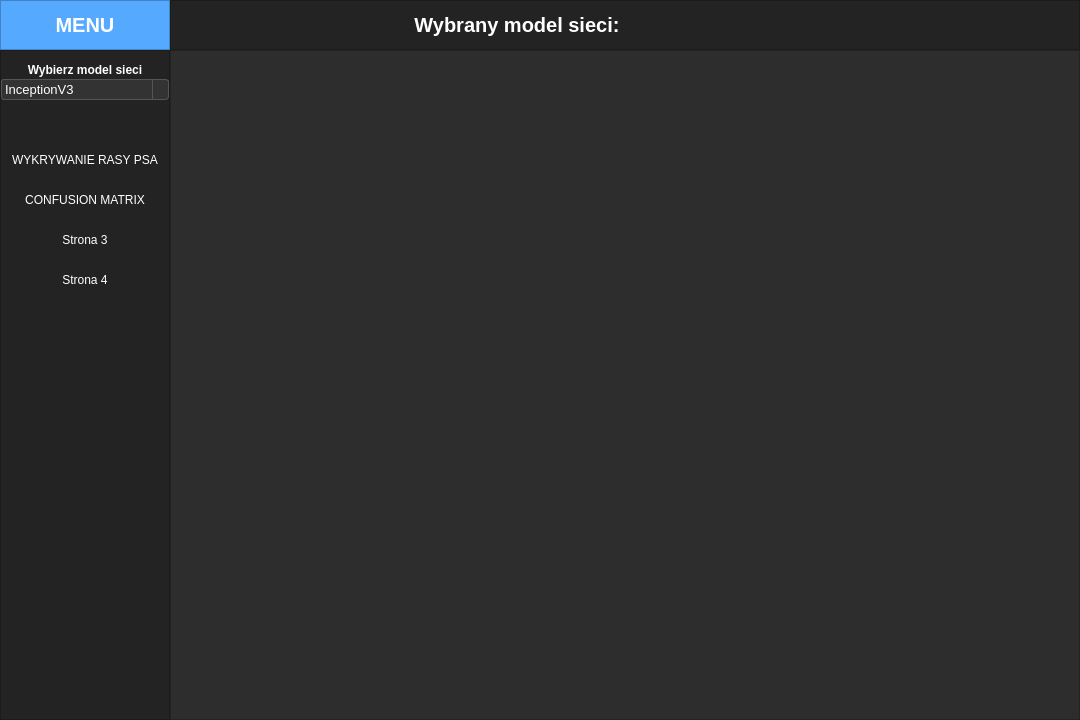
<?xml version="1.0" encoding="UTF-8"?>
<ui version="4.0">
 <class>MainWindow</class>
 <widget class="QMainWindow" name="MainWindow">
  <property name="geometry">
   <rect>
    <x>0</x>
    <y>0</y>
    <width>1080</width>
    <height>720</height>
   </rect>
  </property>
  <property name="minimumSize">
   <size>
    <width>1080</width>
    <height>720</height>
   </size>
  </property>
  <property name="windowTitle">
   <string>MainWindow</string>
  </property>
  <property name="styleSheet">
   <string notr="true">background-color: rgb(45, 45, 45);</string>
  </property>
  <widget class="QWidget" name="centralwidget">
   <layout class="QVBoxLayout" name="verticalLayout">
    <property name="spacing">
     <number>0</number>
    </property>
    <property name="leftMargin">
     <number>0</number>
    </property>
    <property name="topMargin">
     <number>0</number>
    </property>
    <property name="rightMargin">
     <number>0</number>
    </property>
    <property name="bottomMargin">
     <number>0</number>
    </property>
    <item>
     <widget class="QFrame" name="Top_Bar">
      <property name="maximumSize">
       <size>
        <width>16777215</width>
        <height>50</height>
       </size>
      </property>
      <property name="styleSheet">
       <string notr="true">background-color: rgb(35, 35, 35);</string>
      </property>
      <property name="frameShape">
       <enum>QFrame::NoFrame</enum>
      </property>
      <property name="frameShadow">
       <enum>QFrame::Raised</enum>
      </property>
      <layout class="QHBoxLayout" name="horizontalLayout">
       <property name="spacing">
        <number>0</number>
       </property>
       <property name="leftMargin">
        <number>0</number>
       </property>
       <property name="topMargin">
        <number>0</number>
       </property>
       <property name="rightMargin">
        <number>0</number>
       </property>
       <property name="bottomMargin">
        <number>0</number>
       </property>
       <item>
        <widget class="QFrame" name="frame_toggle">
         <property name="minimumSize">
          <size>
           <width>170</width>
           <height>50</height>
          </size>
         </property>
         <property name="maximumSize">
          <size>
           <width>170</width>
           <height>50</height>
          </size>
         </property>
         <property name="styleSheet">
          <string notr="true">background-color: rgb(85, 170, 255);</string>
         </property>
         <property name="frameShape">
          <enum>QFrame::StyledPanel</enum>
         </property>
         <property name="frameShadow">
          <enum>QFrame::Raised</enum>
         </property>
         <layout class="QHBoxLayout" name="horizontalLayout_4">
          <property name="spacing">
           <number>0</number>
          </property>
          <property name="leftMargin">
           <number>0</number>
          </property>
          <property name="topMargin">
           <number>0</number>
          </property>
          <property name="rightMargin">
           <number>0</number>
          </property>
          <property name="bottomMargin">
           <number>0</number>
          </property>
          <item>
           <widget class="QLabel" name="label_5">
            <property name="sizePolicy">
             <sizepolicy hsizetype="Preferred" vsizetype="Preferred">
              <horstretch>0</horstretch>
              <verstretch>0</verstretch>
             </sizepolicy>
            </property>
            <property name="font">
             <font>
              <pointsize>15</pointsize>
             </font>
            </property>
            <property name="text">
             <string>&lt;html&gt;&lt;head/&gt;&lt;body&gt;&lt;p&gt;&lt;span style=&quot; font-weight:600; color:#ffffff;&quot;&gt;MENU&lt;/span&gt;&lt;/p&gt;&lt;/body&gt;&lt;/html&gt;</string>
            </property>
            <property name="alignment">
             <set>Qt::AlignCenter</set>
            </property>
           </widget>
          </item>
         </layout>
        </widget>
       </item>
       <item>
        <widget class="QFrame" name="frame_top">
         <property name="frameShape">
          <enum>QFrame::StyledPanel</enum>
         </property>
         <property name="frameShadow">
          <enum>QFrame::Raised</enum>
         </property>
         <layout class="QHBoxLayout" name="horizontalLayout_3">
          <property name="spacing">
           <number>0</number>
          </property>
          <property name="leftMargin">
           <number>0</number>
          </property>
          <property name="topMargin">
           <number>0</number>
          </property>
          <property name="rightMargin">
           <number>0</number>
          </property>
          <property name="bottomMargin">
           <number>0</number>
          </property>
          <item>
           <widget class="QLabel" name="label_3">
            <property name="font">
             <font>
              <pointsize>15</pointsize>
             </font>
            </property>
            <property name="layoutDirection">
             <enum>Qt::LeftToRight</enum>
            </property>
            <property name="lineWidth">
             <number>0</number>
            </property>
            <property name="text">
             <string>&lt;html&gt;&lt;head/&gt;&lt;body&gt;&lt;p&gt;&lt;span style=&quot; font-weight:600; color:#ffffff;&quot;&gt;Wybrany model sieci: &lt;/span&gt;&lt;/p&gt;&lt;/body&gt;&lt;/html&gt;</string>
            </property>
            <property name="alignment">
             <set>Qt::AlignRight|Qt::AlignTrailing|Qt::AlignVCenter</set>
            </property>
           </widget>
          </item>
          <item>
           <widget class="QLabel" name="selectedModelLabel">
            <property name="font">
             <font>
              <pointsize>15</pointsize>
             </font>
            </property>
            <property name="text">
             <string/>
            </property>
           </widget>
          </item>
         </layout>
        </widget>
       </item>
      </layout>
     </widget>
    </item>
    <item>
     <widget class="QFrame" name="Content">
      <property name="frameShape">
       <enum>QFrame::NoFrame</enum>
      </property>
      <property name="frameShadow">
       <enum>QFrame::Raised</enum>
      </property>
      <layout class="QHBoxLayout" name="horizontalLayout_2">
       <property name="spacing">
        <number>0</number>
       </property>
       <property name="leftMargin">
        <number>0</number>
       </property>
       <property name="topMargin">
        <number>0</number>
       </property>
       <property name="rightMargin">
        <number>0</number>
       </property>
       <property name="bottomMargin">
        <number>0</number>
       </property>
       <item>
        <widget class="QFrame" name="frame_left_menu">
         <property name="enabled">
          <bool>true</bool>
         </property>
         <property name="minimumSize">
          <size>
           <width>170</width>
           <height>0</height>
          </size>
         </property>
         <property name="maximumSize">
          <size>
           <width>170</width>
           <height>16777215</height>
          </size>
         </property>
         <property name="styleSheet">
          <string notr="true">background-color: rgb(35, 35, 35);</string>
         </property>
         <property name="frameShape">
          <enum>QFrame::StyledPanel</enum>
         </property>
         <property name="frameShadow">
          <enum>QFrame::Raised</enum>
         </property>
         <layout class="QVBoxLayout" name="verticalLayout_3">
          <property name="leftMargin">
           <number>0</number>
          </property>
          <property name="topMargin">
           <number>0</number>
          </property>
          <property name="rightMargin">
           <number>0</number>
          </property>
          <property name="bottomMargin">
           <number>0</number>
          </property>
          <item alignment="Qt::AlignTop">
           <widget class="QFrame" name="frame_top_menus">
            <property name="minimumSize">
             <size>
              <width>0</width>
              <height>215</height>
             </size>
            </property>
            <property name="mouseTracking">
             <bool>false</bool>
            </property>
            <property name="frameShape">
             <enum>QFrame::NoFrame</enum>
            </property>
            <property name="frameShadow">
             <enum>QFrame::Raised</enum>
            </property>
            <layout class="QVBoxLayout" name="verticalLayout_4">
             <property name="spacing">
              <number>0</number>
             </property>
             <property name="leftMargin">
              <number>0</number>
             </property>
             <property name="topMargin">
              <number>10</number>
             </property>
             <property name="rightMargin">
              <number>0</number>
             </property>
             <property name="bottomMargin">
              <number>0</number>
             </property>
             <item>
              <widget class="QLabel" name="label_7">
               <property name="minimumSize">
                <size>
                 <width>0</width>
                 <height>18</height>
                </size>
               </property>
               <property name="text">
                <string>&lt;html&gt;&lt;head/&gt;&lt;body&gt;&lt;p&gt;&lt;span style=&quot; font-size:9pt; font-weight:600; color:white;&quot;&gt;Wybierz model sieci&lt;/span&gt;&lt;/p&gt;&lt;/body&gt;&lt;/html&gt;</string>
               </property>
               <property name="alignment">
                <set>Qt::AlignCenter</set>
               </property>
               <property name="margin">
                <number>10</number>
               </property>
              </widget>
             </item>
             <item>
              <widget class="QComboBox" name="modelComboBox">
               <property name="font">
                <font>
                 <pointsize>10</pointsize>
                </font>
               </property>
               <property name="autoFillBackground">
                <bool>false</bool>
               </property>
               <property name="styleSheet">
                <string notr="true">QComboBox {
    border: 1px solid #555555; /* zmień kolor obramowania na ciemniejszy */
    border-radius: 3px;
    padding: 1px 18px 1px 3px;
    min-width: 6em;
    background: #333333; /* zmień kolor tła na ciemniejszy */
    color: #FFFFFF; /* zmień kolor tekstu na jaśniejszy */
}

QComboBox:editable {
    background: #444444; /* zmień kolor tła dla trybu edycji */
    color: #FFFFFF; /* zmień kolor tekstu na jaśniejszy */
}

QComboBox:!editable, QComboBox::drop-down:editable {
    background: qlineargradient(x1: 0, y1: 0, x2: 0, y2: 1,
                                stop: 0 #555555, stop: 0.4 #444444,
                                stop: 0.5 #333333, stop: 1.0 #222222); /* dostosuj gradient tła */
}

QComboBox:!editable:on, QComboBox::drop-down:editable:on {
    background: qlineargradient(x1: 0, y1: 0, x2: 0, y2: 1,
                                stop: 0 #222222, stop: 0.4 #333333,
                                stop: 0.5 #444444, stop: 1.0 #555555); /* dostosuj gradient tła dla stanu &quot;on&quot; */
}

QComboBox:on {
    padding-top: 3px;
    padding-left: 4px;
}

QComboBox::drop-down {
    subcontrol-origin: padding;
    subcontrol-position: top right;
    width: 15px;
    border-left-width: 1px;
    border-left-color: #555555; /* zmień kolor obramowania strzałki */
    border-left-style: solid;
    border-top-right-radius: 3px;
    border-bottom-right-radius: 3px;
}

QComboBox::down-arrow {
    image: url(/usr/share/icons/crystalsvg/16x16/actions/1downarrow.png);
    width: 12px; /* dostosuj szerokość strzałki */
    height: 12px; /* dostosuj wysokość strzałki */
}

QComboBox::down-arrow:on {
    top: 1px;
    left: 1px;
}

QComboBox QAbstractItemView {
    background: qlineargradient(x1: 0, y1: 0, x2: 0, y2: 1,
                                stop: 0 #FFFFFF, stop: 0.4 #DDDDDD,
                                stop: 0.5 #CCCCCC, stop: 1.0 #AAAAAA); /* jasny gradient biało-szary dla menu rozwijanego */
    selection-background-color: #555555; /* kolor tła zaznaczonej opcji */
}
</string>
               </property>
               <property name="editable">
                <bool>false</bool>
               </property>
               <item>
                <property name="text">
                 <string>InceptionV3</string>
                </property>
               </item>
               <item>
                <property name="text">
                 <string>Własny InceptionV3</string>
                </property>
               </item>
               <item>
                <property name="text">
                 <string>YOLOv8</string>
                </property>
               </item>
              </widget>
             </item>
             <item>
              <spacer name="verticalSpacer">
               <property name="orientation">
                <enum>Qt::Vertical</enum>
               </property>
               <property name="sizeHint" stdset="0">
                <size>
                 <width>20</width>
                 <height>40</height>
                </size>
               </property>
              </spacer>
             </item>
             <item>
              <widget class="QPushButton" name="btn_page_1">
               <property name="minimumSize">
                <size>
                 <width>0</width>
                 <height>40</height>
                </size>
               </property>
               <property name="styleSheet">
                <string notr="true">QPushButton {
	color: rgb(255, 255, 255);
	background-color: rgb(35, 35, 35);
	border: 0px solid;
}
QPushButton:hover {
	background-color: rgb(85, 170, 255);
}</string>
               </property>
               <property name="text">
                <string>WYKRYWANIE RASY PSA</string>
               </property>
              </widget>
             </item>
             <item>
              <widget class="QPushButton" name="btn_page_2">
               <property name="minimumSize">
                <size>
                 <width>0</width>
                 <height>40</height>
                </size>
               </property>
               <property name="styleSheet">
                <string notr="true">QPushButton {
	color: rgb(255, 255, 255);
	background-color: rgb(35, 35, 35);
	border: 0px solid;
}
QPushButton:hover {
	background-color: rgb(85, 170, 255);
}</string>
               </property>
               <property name="text">
                <string>CONFUSION MATRIX</string>
               </property>
              </widget>
             </item>
             <item>
              <widget class="QPushButton" name="btn_page_3">
               <property name="minimumSize">
                <size>
                 <width>0</width>
                 <height>40</height>
                </size>
               </property>
               <property name="styleSheet">
                <string notr="true">QPushButton {
	color: rgb(255, 255, 255);
	background-color: rgb(35, 35, 35);
	border: 0px solid;
}
QPushButton:hover {
	background-color: rgb(85, 170, 255);
}</string>
               </property>
               <property name="text">
                <string>Strona 3</string>
               </property>
              </widget>
             </item>
             <item>
              <widget class="QPushButton" name="btn_page_4">
               <property name="minimumSize">
                <size>
                 <width>0</width>
                 <height>40</height>
                </size>
               </property>
               <property name="autoFillBackground">
                <bool>false</bool>
               </property>
               <property name="styleSheet">
                <string notr="true">QPushButton {
	color: rgb(255, 255, 255);
	background-color: rgb(35, 35, 35);
	border: 0px solid;
}
QPushButton:hover {
	background-color: rgb(85, 170, 255);
}</string>
               </property>
               <property name="text">
                <string>Strona 4</string>
               </property>
               <property name="checkable">
                <bool>true</bool>
               </property>
               <property name="checked">
                <bool>true</bool>
               </property>
              </widget>
             </item>
            </layout>
           </widget>
          </item>
         </layout>
        </widget>
       </item>
       <item>
        <widget class="QFrame" name="frame_pages">
         <property name="enabled">
          <bool>true</bool>
         </property>
         <property name="frameShape">
          <enum>QFrame::StyledPanel</enum>
         </property>
         <property name="frameShadow">
          <enum>QFrame::Raised</enum>
         </property>
         <layout class="QHBoxLayout" name="horizontalLayout_5">
          <property name="spacing">
           <number>0</number>
          </property>
          <property name="leftMargin">
           <number>0</number>
          </property>
          <property name="topMargin">
           <number>0</number>
          </property>
          <property name="rightMargin">
           <number>0</number>
          </property>
          <property name="bottomMargin">
           <number>0</number>
          </property>
          <item>
           <widget class="QStackedWidget" name="stackedWidget">
            <property name="currentIndex">
             <number>1</number>
            </property>
            <widget class="QWidget" name="page_1">
             <layout class="QGridLayout" name="gridLayout">
              <property name="leftMargin">
               <number>0</number>
              </property>
              <property name="topMargin">
               <number>15</number>
              </property>
              <property name="rightMargin">
               <number>0</number>
              </property>
              <property name="bottomMargin">
               <number>0</number>
              </property>
              <property name="horizontalSpacing">
               <number>0</number>
              </property>
              <property name="verticalSpacing">
               <number>15</number>
              </property>
              <item row="1" column="1">
               <widget class="QPushButton" name="openCameraButton">
                <property name="sizePolicy">
                 <sizepolicy hsizetype="Preferred" vsizetype="Preferred">
                  <horstretch>0</horstretch>
                  <verstretch>0</verstretch>
                 </sizepolicy>
                </property>
                <property name="maximumSize">
                 <size>
                  <width>16777215</width>
                  <height>35</height>
                 </size>
                </property>
                <property name="font">
                 <font>
                  <pointsize>12</pointsize>
                 </font>
                </property>
                <property name="contextMenuPolicy">
                 <enum>Qt::DefaultContextMenu</enum>
                </property>
                <property name="layoutDirection">
                 <enum>Qt::LeftToRight</enum>
                </property>
                <property name="autoFillBackground">
                 <bool>false</bool>
                </property>
                <property name="styleSheet">
                 <string notr="true">QPushButton {
    background-color: rgb(0, 170, 255);
}</string>
                </property>
                <property name="text">
                 <string>Otwórz kamerę</string>
                </property>
               </widget>
              </item>
              <item row="5" column="1" colspan="2">
               <widget class="QLabel" name="detectedBreedLabel">
                <property name="font">
                 <font>
                  <pointsize>15</pointsize>
                 </font>
                </property>
                <property name="styleSheet">
                 <string notr="true">color: #FFF;</string>
                </property>
                <property name="text">
                 <string/>
                </property>
                <property name="alignment">
                 <set>Qt::AlignCenter</set>
                </property>
               </widget>
              </item>
              <item row="2" column="0" colspan="3">
               <widget class="QLabel" name="uploadedPictureLabel">
                <property name="font">
                 <font>
                  <pointsize>40</pointsize>
                 </font>
                </property>
                <property name="styleSheet">
                 <string notr="true">color: #FFF;</string>
                </property>
                <property name="text">
                 <string/>
                </property>
                <property name="textFormat">
                 <enum>Qt::AutoText</enum>
                </property>
                <property name="pixmap">
                 <pixmap>Pictures/upload.png</pixmap>
                </property>
                <property name="scaledContents">
                 <bool>false</bool>
                </property>
                <property name="alignment">
                 <set>Qt::AlignCenter</set>
                </property>
                <property name="wordWrap">
                 <bool>false</bool>
                </property>
               </widget>
              </item>
              <item row="4" column="1">
               <widget class="QPushButton" name="detectBreedButton">
                <property name="sizePolicy">
                 <sizepolicy hsizetype="Preferred" vsizetype="Preferred">
                  <horstretch>0</horstretch>
                  <verstretch>0</verstretch>
                 </sizepolicy>
                </property>
                <property name="maximumSize">
                 <size>
                  <width>400</width>
                  <height>50</height>
                 </size>
                </property>
                <property name="font">
                 <font>
                  <pointsize>12</pointsize>
                 </font>
                </property>
                <property name="styleSheet">
                 <string notr="true">QPushButton {
    background-color: rgb(0, 170, 255);
}</string>
                </property>
                <property name="text">
                 <string>Naciśnij aby wykryć rasę psa na zdjęciu</string>
                </property>
               </widget>
              </item>
              <item row="5" column="0">
               <widget class="QLabel" name="label_6">
                <property name="font">
                 <font>
                  <pointsize>15</pointsize>
                 </font>
                </property>
                <property name="styleSheet">
                 <string notr="true">color: #FFF;</string>
                </property>
                <property name="text">
                 <string>Wykryta rasa psa to:</string>
                </property>
                <property name="alignment">
                 <set>Qt::AlignCenter</set>
                </property>
               </widget>
              </item>
             </layout>
            </widget>
            <widget class="QWidget" name="page_2">
             <layout class="QVBoxLayout" name="verticalLayout_6">
              <property name="spacing">
               <number>0</number>
              </property>
              <property name="leftMargin">
               <number>0</number>
              </property>
              <property name="topMargin">
               <number>0</number>
              </property>
              <property name="rightMargin">
               <number>0</number>
              </property>
              <property name="bottomMargin">
               <number>0</number>
              </property>
              <item>
               <widget class="QLabel" name="matrix_label">
                <property name="font">
                 <font>
                  <pointsize>40</pointsize>
                 </font>
                </property>
                <property name="styleSheet">
                 <string notr="true">color: #FFF;</string>
                </property>
                <property name="text">
                 <string/>
                </property>
                <property name="alignment">
                 <set>Qt::AlignCenter</set>
                </property>
               </widget>
              </item>
             </layout>
            </widget>
            <widget class="QWidget" name="page_3">
             <layout class="QVBoxLayout" name="verticalLayout_8">
              <item>
               <widget class="QLabel" name="label">
                <property name="font">
                 <font>
                  <pointsize>40</pointsize>
                 </font>
                </property>
                <property name="styleSheet">
                 <string notr="true">color: #FFF;</string>
                </property>
                <property name="text">
                 <string>PAGE 3</string>
                </property>
                <property name="alignment">
                 <set>Qt::AlignCenter</set>
                </property>
               </widget>
              </item>
             </layout>
            </widget>
            <widget class="QWidget" name="page_4">
             <layout class="QVBoxLayout" name="verticalLayout_11">
              <item>
               <widget class="QLabel" name="label_4">
                <property name="font">
                 <font>
                  <pointsize>40</pointsize>
                 </font>
                </property>
                <property name="styleSheet">
                 <string notr="true">color: #FFF;</string>
                </property>
                <property name="text">
                 <string>PAGE 4</string>
                </property>
                <property name="alignment">
                 <set>Qt::AlignCenter</set>
                </property>
               </widget>
              </item>
             </layout>
            </widget>
           </widget>
          </item>
         </layout>
        </widget>
       </item>
      </layout>
     </widget>
    </item>
   </layout>
  </widget>
 </widget>
 <resources/>
 <connections/>
</ui>
